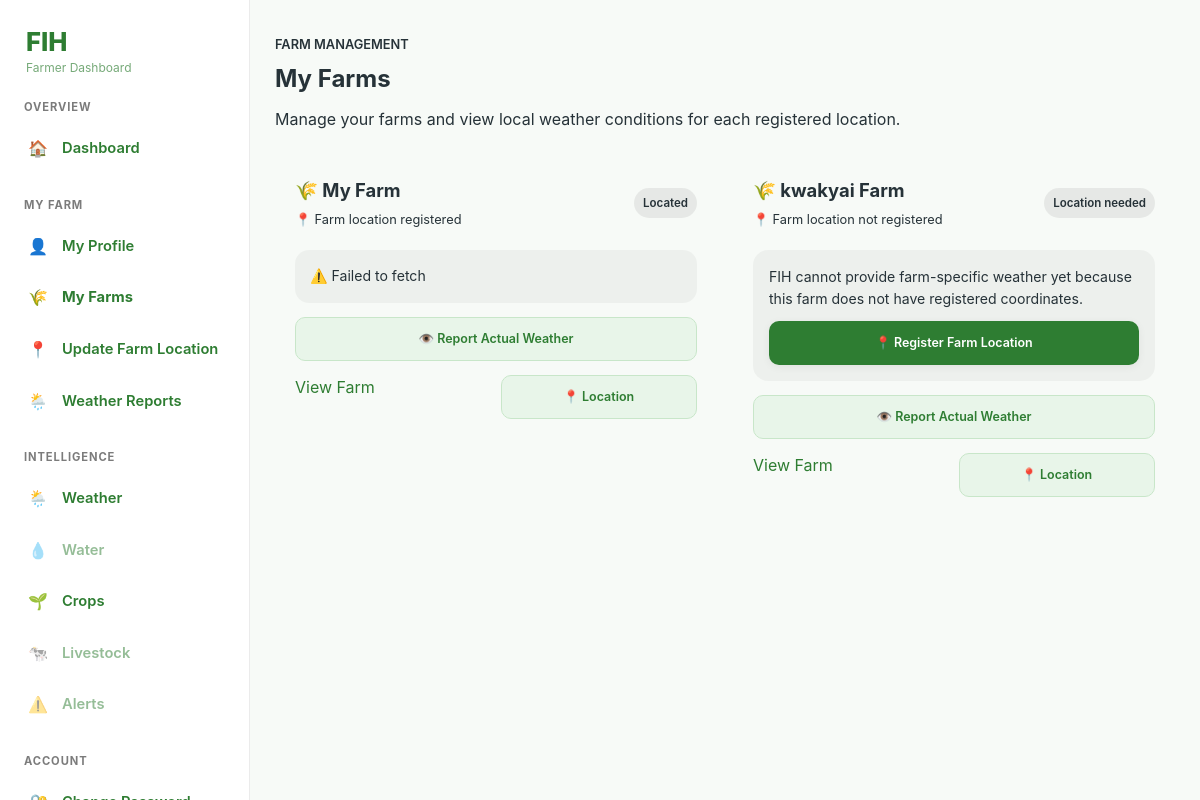
/farmer/farms.php (signed in), run on the app's committed database.
### tables this page shows
CREATE TABLE `farmer_profiles` (
  `id` char(36) NOT NULL,
  `user_id` char(36) NOT NULL,
  `farm_name` varchar(100) DEFAULT NULL,
  `county_id` char(36) NOT NULL,
  `sub_county_id` char(36) NOT NULL,
  `ward_id` char(36) NOT NULL,
  `farm_size_acres` decimal(10,2) DEFAULT NULL,
  `water_source` varchar(100) DEFAULT NULL,
  `irrigation` tinyint(1) NOT NULL DEFAULT 0,
  `created_at` timestamp NOT NULL DEFAULT current_timestamp(),
  `updated_at` timestamp NOT NULL DEFAULT current_timestamp() ON UPDATE current_timestamp()
);

### includes/security.php (called while the page is built, shortened)
<?php
function e(?string $value): string
{
    return htmlspecialchars(
        $value ?? '',
        ENT_QUOTES,
        'UTF-8'
    );
}

### farmer/farms.php (the view, shortened to what this page needs)
<?php
require_once __DIR__ . '/../includes/bootstrap.php';
$user_id = authenticated_farmer_id();
$stmt = $pdo->prepare("
    SELECT
        id,
        farm_name,
        farm_size_acres,
        water_source,
        irrigation,
        created_at
    FROM farmer_profiles
    WHERE user_id = :user_id
    ORDER BY created_at ASC
");
$stmt->execute([
    'user_id' => $user_id
]);
$farms = $stmt->fetchAll(PDO::FETCH_ASSOC);
$coordinate_stmt = $pdo->prepare("
    SELECT
        farm_id,
        latitude,
        longitude,
        accuracy_meters
    FROM coordinates
    WHERE user_id = :user_id
      AND source = 'farm_location'
");
$coordinate_stmt->execute([
    'user_id' => $user_id
]);
$farm_coordinates = [];
foreach ($coordinate_stmt->fetchAll(PDO::FETCH_ASSOC) as $coordinate) {
    $farm_coordinates[$coordinate['farm_id']] = $coordinate;
}
?>
<!DOCTYPE html>
<html lang="en">
<head>
    <link
        rel="stylesheet"
        href="<?= e(FIH_BASE_URL) ?>/assets/css/style.css"
    >
    <link
        rel="stylesheet"
        href="<?= e(FIH_BASE_URL) ?>/assets/css/farmer.css"
    >
</head>
<body>
<?php
require_once __DIR__ . '/../includes/farmer_sidebar.php';
?>
<main class="farmer-dashboard-layout">
    <section class="my-farms-page">
        <header class="my-farms-header">
            <p class="eyebrow">
                FARM MANAGEMENT
            </p>
            <h1>
                My Farms
            </h1>
            <p>
                Manage your farms and view local weather
                conditions for each registered location.
            </p>
        </header>
        <?php if (empty($farms)): ?>
            <section class="profile-card farms-empty">
                <h2>
                    No farms yet
                </h2>
                <p>
                    Add your first farm to begin receiving
                    farm-specific weather and intelligence.
                </p>
                <a
                    href="<?= e(FIH_BASE_URL) ?>/farmer/add-farm.php"
                    class="primary-button"
                >
                    + Add Farm
                </a>
            </section>
        <?php else: ?>
            <div class="farms-list">
                <?php foreach ($farms as $farm): ?>
                    <?php
                    $farm_id =
                        $farm['id'];
                    $farm_name =
                        $farm['farm_name']
                        ?: 'My Farm';
                    $coordinate =
                        $farm_coordinates[$farm_id]
                        ?? null;
                    ?>
                    <article
                        class="profile-card farm-card"
                    >
                        <header class="farm-card-header">
                            <div class="farm-title-area">
                                <h2 class="farm-title">
                                    🌾
                                    <?= e($farm_name) ?>
                                </h2>
                                <?php if ($coordinate): ?>
                                    <div class="farm-location-status">
                                        📍 Farm location registered
                                    </div>
                                <?php else: ?>
                                    <div class="farm-location-status">
                                        📍 Farm location not registered
                                    </div>
                                <?php endif; ?>
                            </div>
                            <?php if ($coordinate): ?>
                                <span class="farm-status registered">
                                    Located
                                </span>
                            <?php else: ?>
                                <span class="farm-status missing">
                                    Location needed
                                </span>
                            <?php endif; ?>
                        </header>
                        <div class="farm-weather">
                            <?php if ($coordinate): ?>
                                <div
                                    class="farm-weather-data"
                                    data-latitude="<?= e($coordinate['latitude']) ?>"
                                    data-longitude="<?= e($coordinate['longitude']) ?>"
                                >
                                </div>
                            <?php else: ?>
                                <div class="farm-no-location">
                                    <p>
                                        FIH cannot provide
                                        farm-specific weather yet
                                        because this farm does not
                                        have registered coordinates.
                                    </p>
                                    <a
                                        href="<?= e(FIH_BASE_URL) ?>/farmer/farm-location.php?farm_id=<?= urlencode($farm_id) ?>"
                                        class="primary-button farm-action"
                                    >
                                        📍 Register Farm Location
                                    </a>
                                </div>
                            <?php endif; ?>
<div class="farm-weather-report">
    <a
        href="<?= e(FIH_BASE_URL) ?>/farmer/weather-observation.php?farm_id=<?= urlencode($farm_id) ?>"
        class="secondary-button farm-action"
    >
        👁️ Report Actual Weather
    </a>
</div>
                            <div class="farm-actions">
<a
    href="<?= e(FIH_BASE_URL) ?>/farmer/farm-crops.php?farm_id=<?= e($farm['id']) ?>"
>
    View Farm
</a>
                                <a
                                    href="<?= e(FIH_BASE_URL) ?>/farmer/farm-location.php?farm_id=<?= urlencode($farm_id) ?>"
                                    class="secondary-button farm-action"
                                >
                                    📍 Location
                                </a>
                            </div>
                        </div>
                    </article>
                <?php endforeach; ?>
            </div>
        <?php endif; ?>
    </section>
</main>
</body>
</html>

### assets/css/style.css (style rules this page uses)
:root { --fih-primary: #2e7d32; --fih-primary-dark: #1b5e20; --fih-primary-light: #e8f5e9; --fih-secondary: #1565c0; --fih-secondary-light: #e3f2fd; --fih-accent: #f9a825; --fih-danger: #c62828; --fih-success: #2e7d32; --fih-text: #263238; --fih-muted: #607d8b; --fih-background: #f7faf7; --fih-surface: #ffffff; --fih-border: #dfe7df; --fih-radius-sm: 8px; --fih-radius-md: 12px; --fih-radius-lg: 18px; --fih-shadow-sm: 0 2px 8px rgba(0, 0, 0, 0.06); --fih-shadow-md: 0 8px 24px rgba(0, 0, 0, 0.08); --fih-transition: 0.2s ease; }
* { box-sizing: border-box; margin: 0; padding: 0; }
html { scroll-behavior: smooth; }
body { min-height: 100vh; font-family: Inter, "Segoe UI", Roboto, Arial, sans-serif; color: var(--fih-text); background: var(--fih-background); line-height: 1.6; -webkit-font-smoothing: antialiased; }
a { color: var(--fih-primary); text-decoration: none; transition: color var(--fih-transition); }
.primary-button, .secondary-button, .danger-button { display: inline-flex; align-items: center; justify-content: center; gap: 8px; min-height: 44px; padding: 10px 18px; border: none; border-radius: var(--fih-radius-sm); font-weight: 600; text-align: center; transition: transform var(--fih-transition), box-shadow var(--fih-transition), background var(--fih-transition); }
.primary-button { color: #ffffff; background: var(--fih-primary); box-shadow: var(--fih-shadow-sm); }
.secondary-button { color: var(--fih-primary); background: var(--fih-primary-light); border: 1px solid #c8e6c9; }

### assets/css/farmer.css (style rules this page uses)
.farmer-dashboard-layout { margin-left: 250px; min-height: 100vh; }

### farmer/farms.php (style rules this page uses)
.my-farms-page { width: 100%; max-width: 1000px; margin: 0 auto; padding: 20px 14px 50px; }
.my-farms-header { margin-bottom: 25px; }
.my-farms-header .eyebrow { margin: 0 0 6px; font-size: .8rem; font-weight: 600; }
.my-farms-header h1 { margin: 0 0 8px; }
.my-farms-header p { margin: 0; line-height: 1.5; }
.farms-list { display: flex; flex-direction: column; gap: 16px; }
.farm-card { width: 100%; overflow: hidden; border-radius: 18px; }
.farm-card-header { padding: 18px; display: flex; align-items: center; justify-content: space-between; gap: 12px; }
.farm-title-area { min-width: 0; }
.farm-title { margin: 0; font-size: 1.15rem; overflow: hidden; text-overflow: ellipsis; white-space: nowrap; }
.farm-location-status { margin-top: 5px; font-size: .8rem; }
.farm-status { flex: 0 0 auto; padding: 6px 9px; border-radius: 20px; font-size: .72rem; font-weight: 600; }
.farm-status.registered { background: rgba(0, 0, 0, .07); }
.farm-status.missing { background: rgba(0, 0, 0, .07); }
.farm-weather { padding: 0 18px 18px; }
.farm-no-location { padding: 16px; border-radius: 15px; background: rgba(0, 0, 0, .04); }
.farm-no-location p { margin: 0 0 12px; line-height: 1.5; font-size: .88rem; }
.farm-actions { display: grid; grid-template-columns: repeat(2, minmax(0, 1fr)); gap: 9px; margin-top: 14px; }
.farm-action { display: flex; align-items: center; justify-content: center; min-height: 44px; padding: 9px; border-radius: 10px; text-decoration: none; font-size: .78rem; font-weight: 600; text-align: center; }
@media (min-width: 700px) { .my-farms-page { padding: 35px 25px 60px; } }
@media (min-width: 700px) { .farms-list { display: grid; grid-template-columns: repeat(2, minmax(0, 1fr)); align-items: start; } }
@media (min-width: 700px) { .farm-card-header { padding: 20px; } }
@media (min-width: 700px) { .farm-weather { padding: 0 20px 20px; } }
.farm-weather-report { margin-top: 14px; }
.farm-weather-report .farm-action { width: 100%; }

### data on the page
farmer_profiles: farm_name "My Farm", shows "📍 Farm location registered", shows "Located"
farmer_profiles: farm_name "kwakyai Farm", shows "📍 Farm location not registered", shows "Location needed"
